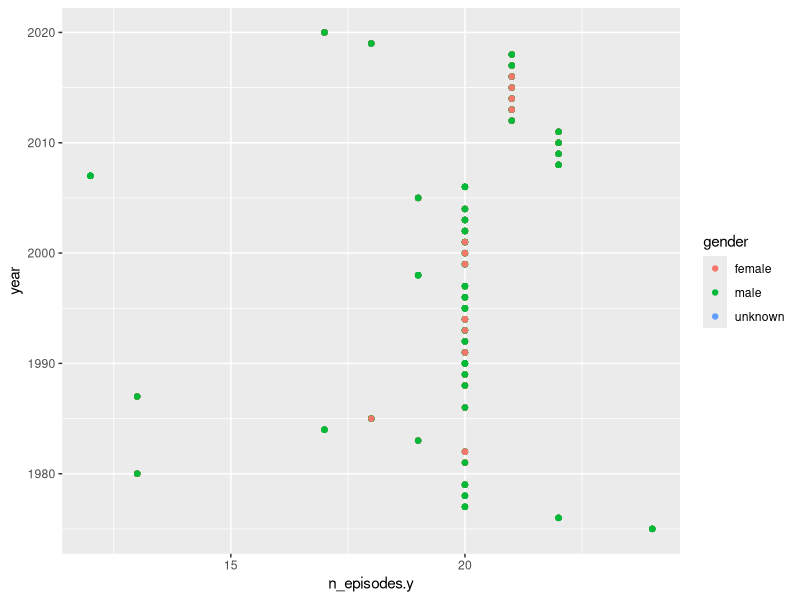
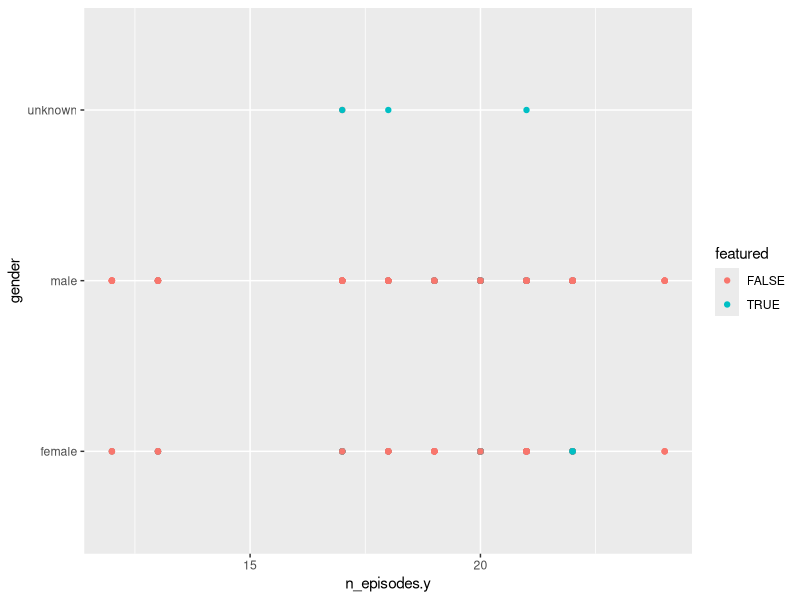

Generate these figures, in order, with R:
## ---- chunk 1
#| label: setup
#| warning: false
#| message: false

library(tidyverse)
library(ggplot2)
library(lubridate)

knitr::opts_chunk$set(echo = TRUE, warning=FALSE, message=FALSE)
## ---- chunk 2
snl_seasons <- read_csv("_data/snl_seasons.csv")
snl_casts <- read_csv("_data/snl_casts.csv")
snl_actors <- read_csv("_data/snl_actors.csv")

view(snl_seasons)
view(snl_casts)
view(snl_actors)
## ---- chunk 3
  snl_seasons$first_epid <- ymd(snl_seasons$first_epid)
  snl_seasons$last_epid <- ymd(snl_seasons$last_epid)
  snl_seasons
## ---- chunk 4
  snl_casts$first_epid <- ymd(snl_casts$first_epid)
  snl_casts$last_epid <- ymd(snl_casts$last_epid)
  snl_casts %>% filter(!is.na(first_epid)|!is.na(last_epid))
  snl_casts
## ---- chunk 5
snl_seasons_casts <- snl_casts %>% 
  inner_join(snl_seasons, by = "sid")
snl_seasons_casts
## ---- chunk 6
snl <- snl_seasons_casts %>% 
  inner_join(snl_actors, by = "aid")
snl
## ---- chunk 7
snl %>%
   ggplot(aes(n_episodes.y, year, color = gender)) + 
   geom_point() 
## ---- chunk 8
snl %>%
   ggplot(aes(n_episodes.y, gender, color = featured)) + 
   geom_point() 
